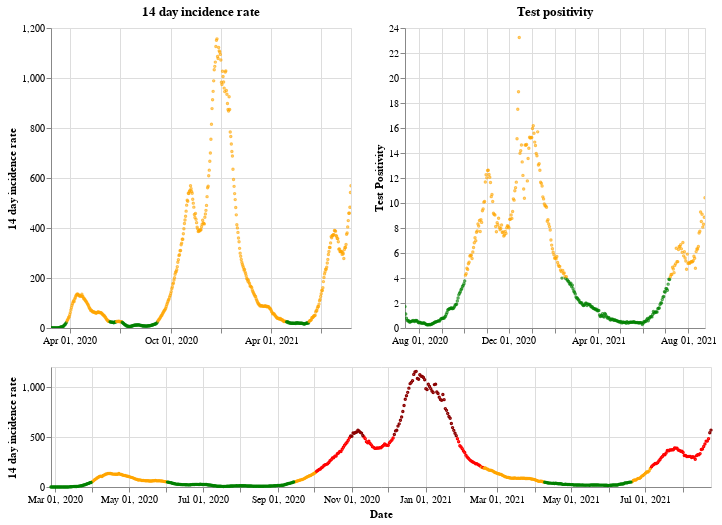

Source (notebook cell):
### Markdown cell above
## Wales

### Code cell
plot_traffic_light('Wales')

### Figure 1 — Vega-Lite specification as saved in the notebook (floating-point values rounded to 4 significant figures; data arrays with more than 128 entries replaced by an {"elided": "..."} marker saying what was removed)
{"config": {"view": {"continuousWidth": 400, "continuousHeight": 300}}, "vconcat": [{"hconcat": [{"mark": {"type": "point", "size": 2}, "encoding": {"color": {"condition": {"value": "green", "test": "(datum.twoWeeklyCasesRate <= 25)"}, "value": "orange"}, "tooltip": [{"type": "nominal", "field": "areaName"}, {"type": "temporal", "field": "date"}, {"type": "quantitative", "field": "twoWeeklyCasesRate"}, {"type": "quantitative", "field": "testPositivity"}], "x": {"type": "temporal", "axis": {"title": ""}, "field": "date", "scale": {"domain": {"selection": "DateBrush"}}, "timeUnit": "yearmonthdate"}, "y": {"type": "quantitative", "axis": {"title": "14 day incidence rate"}, "field": "twoWeeklyCasesRate"}}, "title": "14 day incidence rate", "width": 300}, {"mark": {"type": "point", "size": 2}, "encoding": {"color": {"condition": {"value": "green", "test": "(datum.testPositivity <= 4)"}, "value": "orange"}, "tooltip": [{"type": "nominal", "field": "areaName"}, {"type": "temporal", "field": "date"}, {"type": "quantitative", "field": "twoWeeklyCasesRate"}, {"type": "quantitative", "field": "testPositivity"}], "x": {"type": "temporal", "axis": {"title": ""}, "field": "date", "scale": {"domain": {"selection": "DateBrush"}}, "timeUnit": "yearmonthdate"}, "y": {"type": "quantitative", "axis": {"title": "Test Positivity"}, "field": "testPositivity"}}, "title": "Test positivity", "width": 300}]}, {"layer": [{"mark": {"type": "point", "size": 2}, "encoding": {"color": {"condition": {"value": "orange", "test": "(((datum.testPositivity < 4) && (datum.twoWeeklyCasesRate >= 50)) && (datum.twoWeeklyCasesRate < 200))"}, "value": "red"}, "opacity": {"condition": {"value": 1, "test": "((datum.twoWeeklyCasesRate >= 50) && (datum.twoWeeklyCasesRate < 500))"}, "value": 0}, "tooltip": [{"type": "nominal", "field": "areaName"}, {"type": "temporal", "field": "date"}, {"type": "quantitative", "field": "twoWeeklyCasesRate"}, {"type": "quantitative", "field": "testPositivity"}], "x": {"type": "temporal", "axis": {"title": "Date"}, "field": "date", "timeUnit": "yearmonthdate"}, "y": {"type": "quantitative", "axis": {"title": "14 day incidence rate"}, "field": "twoWeeklyCasesRate"}}, "selection": {"DateBrush": {"type": "interval", "encodings": ["x"], "fields": ["Time"]}}}, {"mark": {"type": "point", "size": 2}, "encoding": {"color": {"value": "darkred"}, "opacity": {"condition": {"value": 1, "test": "(datum.twoWeeklyCasesRate >= 500)"}, "value": 0}, "tooltip": [{"type": "nominal", "field": "areaName"}, {"type": "temporal", "field": "date"}, {"type": "quantitative", "field": "twoWeeklyCasesRate"}, {"type": "quantitative", "field": "testPositivity"}], "x": {"type": "temporal", "axis": {"title": "Date"}, "field": "date", "timeUnit": "yearmonthdate"}, "y": {"type": "quantitative", "axis": {"title": "14 day incidence rate"}, "field": "twoWeeklyCasesRate"}}}, {"mark": {"type": "point", "size": 2}, "encoding": {"color": {"condition": {"value": "green", "test": "((datum.testPositivity < 4) && (datum.twoWeeklyCasesRate < 50))"}, "value": "orange"}, "opacity": {"condition": {"value": 1, "test": "(datum.twoWeeklyCasesRate < 50)"}, "value": 0}, "tooltip": [{"type": "nominal", "field": "areaName"}, {"type": "temporal", "field": "date"}, {"type": "quantitative", "field": "twoWeeklyCasesRate"}, {"type": "quantitative", "field": "testPositivity"}], "x": {"type": "temporal", "axis": {"title": "Date"}, "field": "date", "timeUnit": "yearmonthdate"}, "y": {"type": "quantitative", "axis": {"title": "14 day incidence rate"}, "field": "twoWeeklyCasesRate"}}}], "height": 120, "width": 660}], "data": {"name": "data-ae2b5b31bfe81fd9c0a81ae56d0ee4c4"}, "$schema": "https://vega.github.io/schema/vega-lite/v4.8.1.json", "datasets": {"data-ae2b5b31bfe81fd9c0a81ae56d0ee4c4": {"elided": "545 records"}}}
